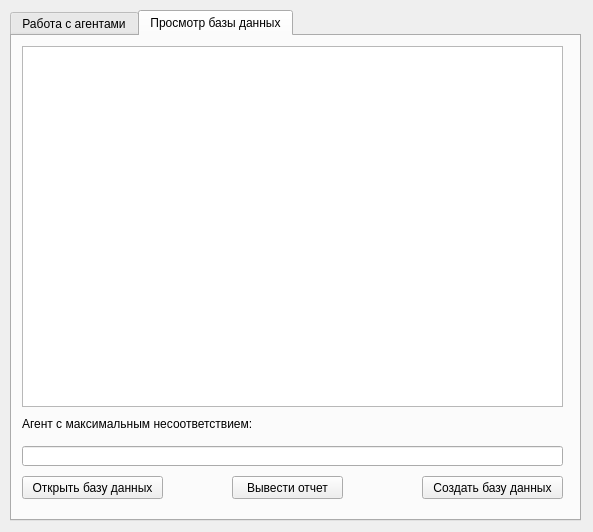
<?xml version="1.0" encoding="UTF-8"?>
<ui version="4.0">
 <class>MainWindow</class>
 <widget class="QMainWindow" name="MainWindow">
  <property name="geometry">
   <rect>
    <x>0</x>
    <y>0</y>
    <width>593</width>
    <height>532</height>
   </rect>
  </property>
  <property name="minimumSize">
   <size>
    <width>593</width>
    <height>532</height>
   </size>
  </property>
  <property name="maximumSize">
   <size>
    <width>593</width>
    <height>532</height>
   </size>
  </property>
  <property name="windowTitle">
   <string>Монитор систем</string>
  </property>
  <widget class="QWidget" name="centralwidget">
   <widget class="QTabWidget" name="tabWidget">
    <property name="geometry">
     <rect>
      <x>10</x>
      <y>10</y>
      <width>571</width>
      <height>511</height>
     </rect>
    </property>
    <property name="currentIndex">
     <number>1</number>
    </property>
    <widget class="QWidget" name="tab">
     <attribute name="title">
      <string>Работа с агентами</string>
     </attribute>
     <widget class="QGroupBox" name="groupBox_2">
      <property name="geometry">
       <rect>
        <x>10</x>
        <y>10</y>
        <width>541</width>
        <height>341</height>
       </rect>
      </property>
      <property name="title">
       <string>Информация о системе</string>
      </property>
      <widget class="QLabel" name="label_3">
       <property name="geometry">
        <rect>
         <x>10</x>
         <y>20</y>
         <width>151</width>
         <height>16</height>
        </rect>
       </property>
       <property name="text">
        <string>Выбор доступного агента:</string>
       </property>
      </widget>
      <widget class="QComboBox" name="comboBox">
       <property name="geometry">
        <rect>
         <x>190</x>
         <y>20</y>
         <width>221</width>
         <height>22</height>
        </rect>
       </property>
      </widget>
      <widget class="QPushButton" name="pushButton_3">
       <property name="geometry">
        <rect>
         <x>190</x>
         <y>300</y>
         <width>121</width>
         <height>23</height>
        </rect>
       </property>
       <property name="text">
        <string>Получить данные</string>
       </property>
      </widget>
      <widget class="QListWidget" name="listWidget">
       <property name="geometry">
        <rect>
         <x>10</x>
         <y>50</y>
         <width>521</width>
         <height>241</height>
        </rect>
       </property>
      </widget>
     </widget>
     <widget class="QGroupBox" name="groupBox">
      <property name="geometry">
       <rect>
        <x>10</x>
        <y>350</y>
        <width>541</width>
        <height>80</height>
       </rect>
      </property>
      <property name="title">
       <string>Подключение к агентам:</string>
      </property>
      <widget class="QLabel" name="label">
       <property name="geometry">
        <rect>
         <x>10</x>
         <y>20</y>
         <width>161</width>
         <height>16</height>
        </rect>
       </property>
       <property name="text">
        <string>IP-адрес:</string>
       </property>
      </widget>
      <widget class="QLineEdit" name="lineEdit">
       <property name="geometry">
        <rect>
         <x>10</x>
         <y>40</y>
         <width>161</width>
         <height>20</height>
        </rect>
       </property>
       <property name="placeholderText">
        <string>127.0.0.1</string>
       </property>
      </widget>
      <widget class="QLabel" name="label_2">
       <property name="geometry">
        <rect>
         <x>190</x>
         <y>20</y>
         <width>161</width>
         <height>16</height>
        </rect>
       </property>
       <property name="text">
        <string>Порт:</string>
       </property>
      </widget>
      <widget class="QLineEdit" name="lineEdit_2">
       <property name="geometry">
        <rect>
         <x>190</x>
         <y>40</y>
         <width>161</width>
         <height>20</height>
        </rect>
       </property>
       <property name="placeholderText">
        <string>5555</string>
       </property>
      </widget>
      <widget class="QPushButton" name="pushButton">
       <property name="geometry">
        <rect>
         <x>400</x>
         <y>40</y>
         <width>91</width>
         <height>23</height>
        </rect>
       </property>
       <property name="text">
        <string>Подключится</string>
       </property>
      </widget>
     </widget>
    </widget>
    <widget class="QWidget" name="tab_2">
     <attribute name="title">
      <string>Просмотр базы данных</string>
     </attribute>
     <widget class="QTableWidget" name="tableWidget">
      <property name="geometry">
       <rect>
        <x>10</x>
        <y>10</y>
        <width>541</width>
        <height>361</height>
       </rect>
      </property>
     </widget>
     <widget class="QPushButton" name="pushButton_4">
      <property name="geometry">
       <rect>
        <x>10</x>
        <y>440</y>
        <width>141</width>
        <height>23</height>
       </rect>
      </property>
      <property name="text">
       <string>Открыть базу данных</string>
      </property>
     </widget>
     <widget class="QPushButton" name="pushButton_5">
      <property name="geometry">
       <rect>
        <x>410</x>
        <y>440</y>
        <width>141</width>
        <height>23</height>
       </rect>
      </property>
      <property name="text">
       <string>Создать базу данных</string>
      </property>
     </widget>
     <widget class="QLabel" name="label_4">
      <property name="geometry">
       <rect>
        <x>10</x>
        <y>380</y>
        <width>541</width>
        <height>16</height>
       </rect>
      </property>
      <property name="text">
       <string>Агент c максимальным несоответствием:</string>
      </property>
     </widget>
     <widget class="QLineEdit" name="lineEdit_3">
      <property name="geometry">
       <rect>
        <x>10</x>
        <y>410</y>
        <width>541</width>
        <height>20</height>
       </rect>
      </property>
     </widget>
     <widget class="QPushButton" name="pushButton_2">
      <property name="geometry">
       <rect>
        <x>220</x>
        <y>440</y>
        <width>111</width>
        <height>23</height>
       </rect>
      </property>
      <property name="text">
       <string>Вывести отчет</string>
      </property>
     </widget>
    </widget>
   </widget>
  </widget>
 </widget>
 <resources/>
 <connections/>
</ui>
